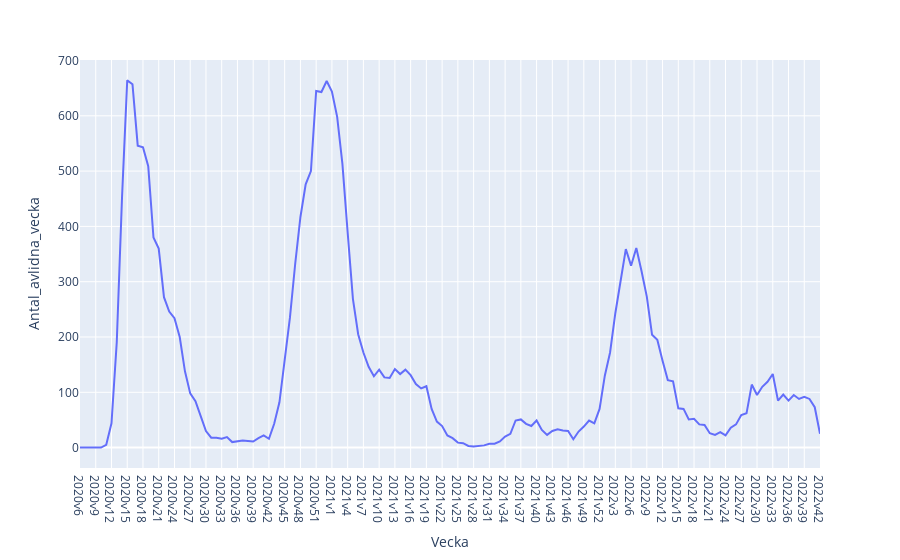
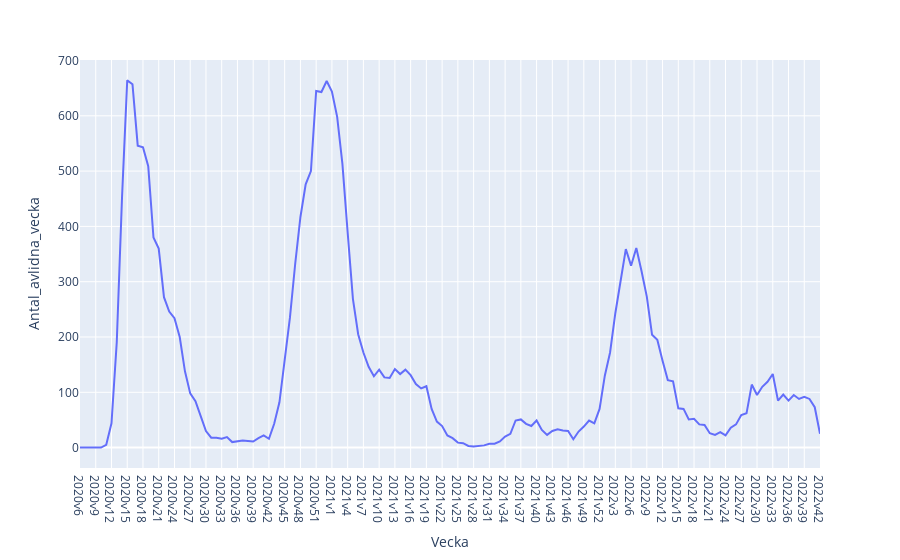
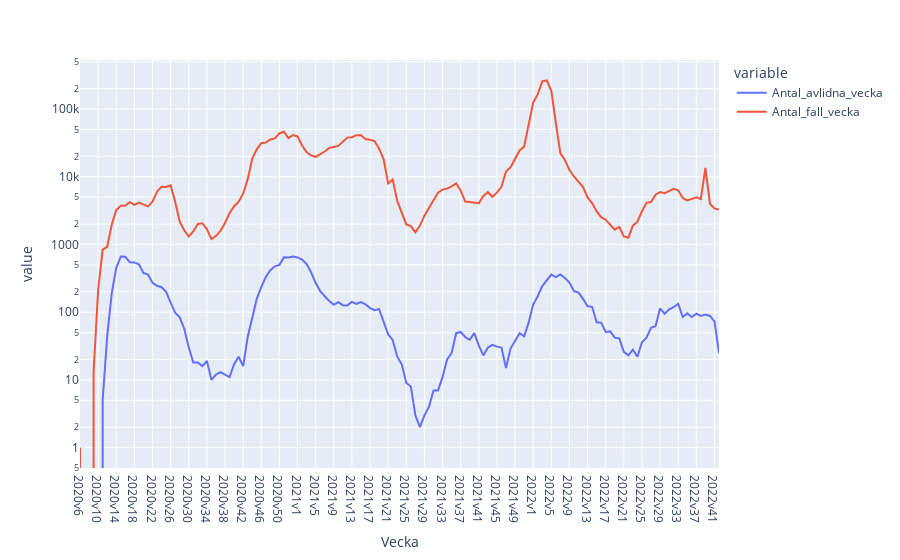
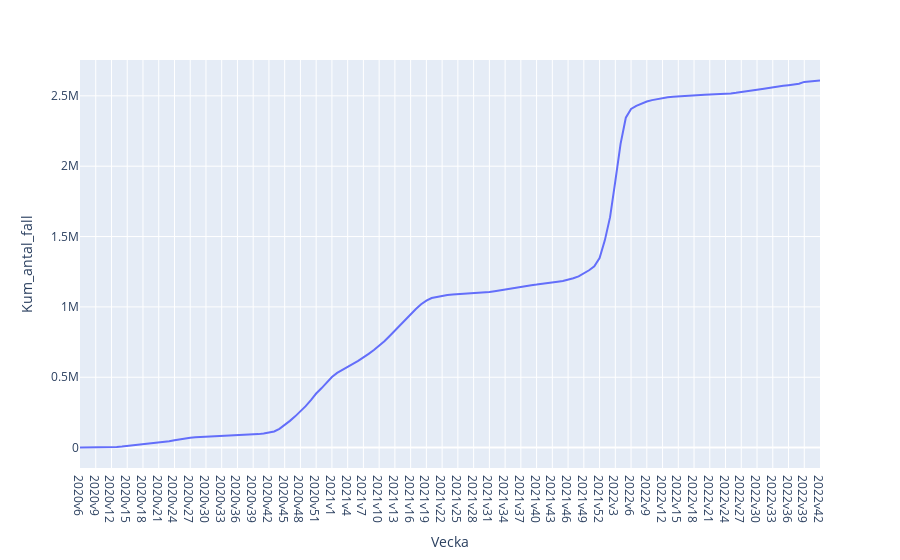

The cell these charts' notebook holds for them, in order:
### Markdown cell above
### Plotly express plots

### Code cell
import plotly_express as px

fig1 = px.line(df_weeks, x = "Vecka", y = "Antal_avlidna_vecka")
fig2 = px.line(df_weeks, x = "Vecka", y = "Antal_fall_vecka")
fig3 = px.line(df_weeks, x = "Vecka", y = ["Antal_avlidna_vecka", "Antal_fall_vecka"], log_y = True) # made log scale, so no second y axis needed
fig4 = px.line(df_weeks, x = "Vecka", y = "Kum_antal_fall")

fig.show()
fig1.show()
fig3.show()
fig4.show()

### Figure 1 — Plotly figure (JSON) as saved in the notebook; plotly's stock layout.template omitted (floating-point values rounded to 4 significant figures; data arrays with more than 128 entries replaced by an {"elided": "..."} marker saying what was removed)
{"data": [{"hovertemplate": "Vecka=%{x}<br>Antal_avlidna_vecka=%{y}<extra></extra>", "legendgroup": "", "line": {"color": "#636efa", "dash": "solid"}, "marker": {"symbol": "circle"}, "mode": "lines", "name": "", "orientation": "v", "showlegend": false, "type": "scatter", "x": {"elided": "142 str values"}, "xaxis": "x", "y": {"elided": "142 int values"}, "yaxis": "y"}], "layout": {"legend": {"tracegroupgap": 0}, "margin": {"t": 60}, "xaxis": {"anchor": "y", "domain": [0, 1], "title": {"text": "Vecka"}}, "yaxis": {"anchor": "x", "domain": [0, 1], "title": {"text": "Antal_avlidna_vecka"}}}}

### Figure 2 — Plotly figure (JSON) as saved in the notebook; plotly's stock layout.template omitted (floating-point values rounded to 4 significant figures; data arrays with more than 128 entries replaced by an {"elided": "..."} marker saying what was removed)
{"data": [{"hovertemplate": "Vecka=%{x}<br>Antal_avlidna_vecka=%{y}<extra></extra>", "legendgroup": "", "line": {"color": "#636efa", "dash": "solid"}, "marker": {"symbol": "circle"}, "mode": "lines", "name": "", "orientation": "v", "showlegend": false, "type": "scatter", "x": {"elided": "142 str values"}, "xaxis": "x", "y": {"elided": "142 int values"}, "yaxis": "y"}], "layout": {"legend": {"tracegroupgap": 0}, "margin": {"t": 60}, "xaxis": {"anchor": "y", "domain": [0, 1], "title": {"text": "Vecka"}}, "yaxis": {"anchor": "x", "domain": [0, 1], "title": {"text": "Antal_avlidna_vecka"}}}}

### Figure 3 — Plotly figure (JSON) as saved in the notebook; plotly's stock layout.template omitted (floating-point values rounded to 4 significant figures; data arrays with more than 128 entries replaced by an {"elided": "..."} marker saying what was removed)
{"data": [{"hovertemplate": "variable=Antal_avlidna_vecka<br>Vecka=%{x}<br>value=%{y}<extra></extra>", "legendgroup": "Antal_avlidna_vecka", "line": {"color": "#636efa", "dash": "solid"}, "marker": {"symbol": "circle"}, "mode": "lines", "name": "Antal_avlidna_vecka", "orientation": "v", "showlegend": true, "type": "scatter", "x": {"elided": "142 str values"}, "xaxis": "x", "y": {"elided": "142 int values"}, "yaxis": "y"}, {"hovertemplate": "variable=Antal_fall_vecka<br>Vecka=%{x}<br>value=%{y}<extra></extra>", "legendgroup": "Antal_fall_vecka", "line": {"color": "#EF553B", "dash": "solid"}, "marker": {"symbol": "circle"}, "mode": "lines", "name": "Antal_fall_vecka", "orientation": "v", "showlegend": true, "type": "scatter", "x": {"elided": "142 str values"}, "xaxis": "x", "y": {"elided": "142 int values"}, "yaxis": "y"}], "layout": {"legend": {"title": {"text": "variable"}, "tracegroupgap": 0}, "margin": {"t": 60}, "xaxis": {"anchor": "y", "domain": [0, 1], "title": {"text": "Vecka"}}, "yaxis": {"anchor": "x", "domain": [0, 1], "title": {"text": "value"}, "type": "log"}}}

### Figure 4 — Plotly figure (JSON) as saved in the notebook; plotly's stock layout.template omitted (floating-point values rounded to 4 significant figures; data arrays with more than 128 entries replaced by an {"elided": "..."} marker saying what was removed)
{"data": [{"hovertemplate": "Vecka=%{x}<br>Kum_antal_fall=%{y}<extra></extra>", "legendgroup": "", "line": {"color": "#636efa", "dash": "solid"}, "marker": {"symbol": "circle"}, "mode": "lines", "name": "", "orientation": "v", "showlegend": false, "type": "scatter", "x": {"elided": "142 str values"}, "xaxis": "x", "y": {"elided": "142 int values"}, "yaxis": "y"}], "layout": {"legend": {"tracegroupgap": 0}, "margin": {"t": 60}, "xaxis": {"anchor": "y", "domain": [0, 1], "title": {"text": "Vecka"}}, "yaxis": {"anchor": "x", "domain": [0, 1], "title": {"text": "Kum_antal_fall"}}}}
